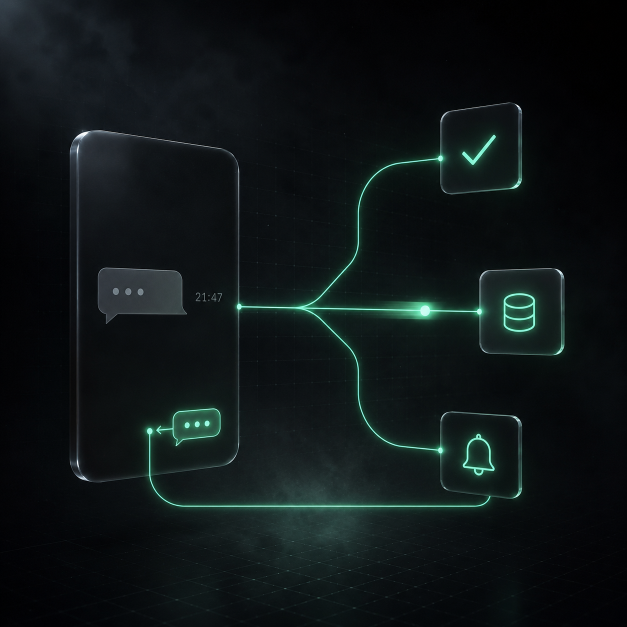
#> input picture tools/prompts-ads/renders/automatizaciones.png, 1254 x 1254 px (shown at 1/2 size)
$ python componer.py
#> lines starting #> are read from the running program, lines starting #| are printed output that depends on the picture
# -*- coding: utf-8 -*-
"""
Compone los creativos de Meta a partir de los renders generados.

POR QUÉ ESTE SCRIPT Y NO PEDIRLE EL TEXTO AL GENERADOR DE IMÁGENES
Los modelos de imagen manglean tildes y eñes, y un anuncio que dice
"cotizadór" cuesta más credibilidad de lo que aporta el titular. Acá el texto
lo dibuja Pillow con el TTF real de Inter, así que "¿Perdés" y "operación"
salen perfectos siempre.

EL SCRIM
Los renders son full-bleed y densos: texto blanco encima queda ilegible,
sobre todo en ia-aplicada (pila de papel gris claro que llega al borde) y
dashboards (la planilla ocupa arriba a la izquierda). Cada creativo declara
su propia altura y opacidad de scrim — un degradado que oscurece SOLO la
banda del texto y deja el resto del render intacto.

SALIDAS
Por cada escena, dos archivos en creativos/:
  <slug>-1080x1080.png   feed de Facebook e Instagram
  <slug>-1080x1920.png   Stories y Reels
El 9:16 no recorta el cuadrado: lo apoya sobre lienzo negro y funde los
bordes, así la composición del render se conserva entera y quedan zonas
limpias arriba (titular) y abajo (CTA).

USO
  python tools/prompts-ads/componer.py
"""

from PIL import Image, ImageDraw, ImageFont
from pathlib import Path
import glob
import sys

BASE = Path(__file__).resolve().parent
RENDERS = BASE / "renders"
SALIDA = BASE / "creativos"
FUENTES = BASE.parent.parent / "includes/dompdf/vendor/dompdf/dompdf/lib/fonts"

# --- Tokens de css/tokens.css. No inventar valores acá. ---
BG = (10, 10, 11)            # --bg          #0A0A0B
INK = (245, 246, 247)        # --ink         #F5F6F7
MINT = (44, 229, 139)        # --green       #2CE58B
INK_ON_ACCENT = (5, 19, 11)  # --ink-on-accent #05130B

TRACKING_EM = -0.022         # --tracking-tight

MARGEN = 72                  # margen seguro lateral


def fuente(patron, tam):
    """Los TTF de dompdf llevan un hash en el nombre, así que hay que buscarlos."""
    hits = sorted(glob.glob(str(FUENTES / patron)))
    if not hits:
        sys.exit(
            "No encontré la fuente %s en %s.\n"
            "Son los TTF que cachea dompdf; si borraste esa carpeta, generá un\n"
            "PDF del cotizador para que las vuelva a bajar." % (patron, FUENTES)
        )
    return ImageFont.truetype(hits[0], tam)


# [33 lines left out: functions ancho_con_tracking, texto_con_tracking, envolver, not called in this run]


def scrim(img, alto, opacidad_max, desde="top"):
    """
    Degradado de #0A0A0B sobre la banda del texto. Se construye como máscara
    de 1px de ancho y se escala: mucho más rápido que dibujar línea por línea.
    """
    w, h = img.size
    mascara = Image.new("L", (1, alto))
    for y in range(alto):
        t = y / max(alto - 1, 1)
        if desde == "top":
            a = (1 - t) ** 1.6          # opaco arriba, transparente abajo
        else:
            a = t ** 1.6                # al revés
        mascara.putpixel((0, y), int(opacidad_max * 255 * a))
    mascara = mascara.resize((w, alto))

    capa = Image.new("RGB", (w, alto), BG)
    caja = (0, 0, w, alto) if desde == "top" else (0, h - alto, w, h)
    region = img.crop(caja)
    img.paste(Image.composite(capa, region, mascara), caja)


# [27 lines left out: functions fundir_bordes, pill, not called in this run]


# --- Los 5 creativos ---------------------------------------------------------
# scrim_1x1 / scrim_9x16: (alto_px, opacidad). Tuneado por render según cuánto
# ruido claro tiene arriba. ia-aplicada y dashboards necesitan más.
CREATIVOS = [
    {
        "slug": "automatizaciones",
        "render": "automatizaciones.png",
        "titular": "¿Perdés leads porque nadie contesta el WhatsApp?",
        "cta": "Sabé el precio en 2 minutos",
        "scrim_1x1": (470, 0.88),
        "scrim_9x16": (150, 0.55),
    },
    {
        "slug": "web-comercial",
        "render": "web-comercial.png",
        "titular": "¿Tu web recibe visitas pero no te llegan consultas?",
        "cta": "Sabé el precio en 2 minutos",
        "scrim_1x1": (480, 0.90),
        "scrim_9x16": (150, 0.55),
    },
    {
        "slug": "dashboards",
        "render": "dashboards.png",
        # La planilla gris ocupa arriba a la izquierda: scrim más opaco.
        "titular": "¿Tu operación vive en planillas que entiende una sola persona?",
        "cta": "Sabé el precio en 2 minutos",
        "scrim_1x1": (560, 0.94),
        "scrim_9x16": (170, 0.60),
    },
    {
        "slug": "ia-aplicada",
        "render": "ia-aplicada.png",
        # La pila de papel gris claro llega al borde superior: el scrim más
        # fuerte de los cinco, o el texto no se lee.
        "titular": "¿Tu equipo pierde horas clasificando y copiando información?",
        "cta": "Sabé el precio en 2 minutos",
        "scrim_1x1": (580, 0.96),
        "scrim_9x16": (180, 0.62),
    },
    {
        "slug": "cotizador",
        "render": "cotizador.png",
        # Acá el titular ES la oferta, no el dolor.
        "titular": "Sabé cuánto sale tu proyecto en 2 minutos",
        "cta": "Ver el precio, sin llamada",
        "scrim_1x1": (450, 0.86),
        "scrim_9x16": (150, 0.55),
    },
]


def componer_1x1(c):
    L = 1080
    img = Image.open(RENDERS / c["render"]).convert("RGB").resize((L, L), Image.LANCZOS)
    alto_scrim, op = c["scrim_1x1"]
    scrim(img, alto_scrim, op, "top")

    draw = ImageDraw.Draw(img)
    tam = 68
    f_tit = fuente("inter_bold_*.ttf", tam)
    f_cta = fuente("inter_600_*.ttf", 34)
    tr = TRACKING_EM * tam

    lineas = envolver(draw, c["titular"], f_tit, tr, L - MARGEN * 2)
    interlinea = int(tam * 1.18)          # --lh-snug 1.2
    y = 92
    for ln in lineas:
        texto_con_tracking(draw, (MARGEN, y), ln, f_tit, INK, tr)
        y += interlinea

    # Regla mint: ancla el bloque de texto al sistema visual del render.
    y += 16
    draw.rounded_rectangle([MARGEN, y, MARGEN + 96, y + 6], radius=3, fill=MINT)

    pill(draw, MARGEN, L - 72 - 96, c["cta"], f_cta, TRACKING_EM * 34)
    return img


# [29 lines left out: function componer_9x16, not called in this run]


def main():
    if not RENDERS.is_dir():
        sys.exit("No existe %s" % RENDERS)
    SALIDA.mkdir(parents=True, exist_ok=True)

    for c in CREATIVOS:
        origen = RENDERS / c["render"]
        if not origen.exists():
            print("  falta %s — salteado" % c["render"])
            continue
        for etiqueta, fn in (("1080x1080", componer_1x1), ("1080x1920", componer_9x16)):
            destino = SALIDA / ("%s-%s.png" % (c["slug"], etiqueta))
            fn(c).save(destino, "PNG", optimize=True)
            print("  %s  (%.0f KB)" % (destino.name, destino.stat().st_size / 1024))
#> this loop made 1 pass
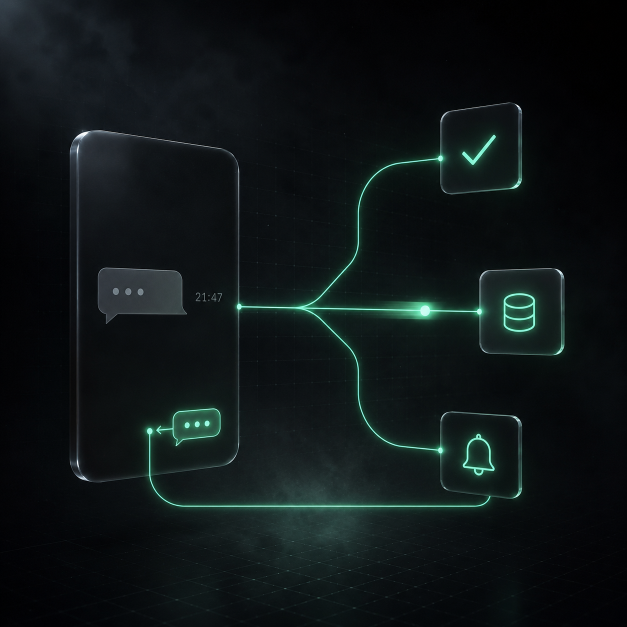
#> input picture tools/prompts-ads/renders/automatizaciones.png, 1254 x 1254 px (shown at 1/2 size)
#> pass 1, in scrim, `mascara = mascara.resize((w, alto))`:
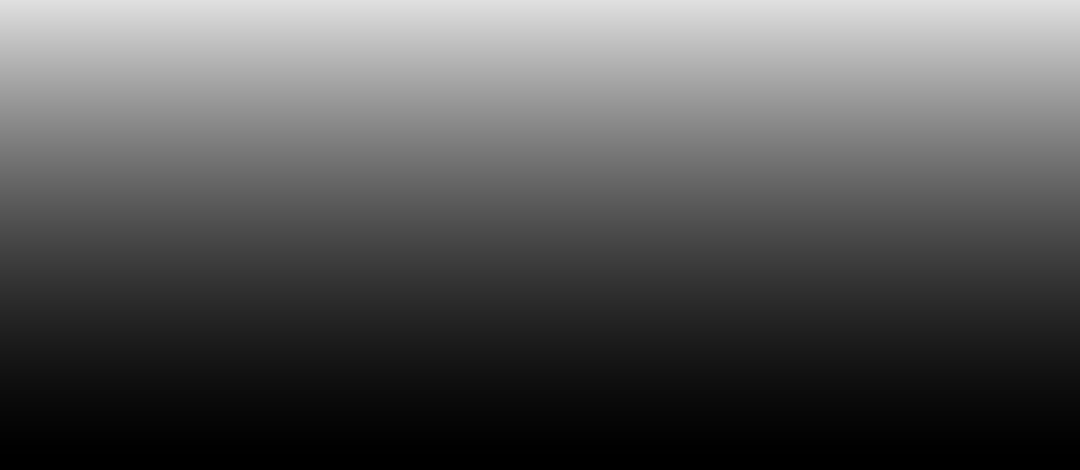
#> mascara: PIL image 1080x470 L; min 0, max 224, mean 85.9
#> pass 1, in scrim, `region = img.crop(caja)`:
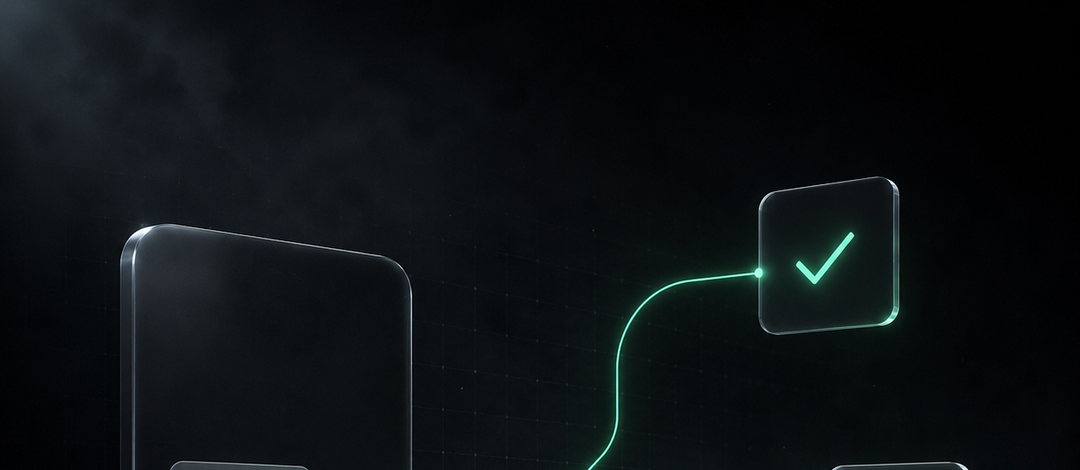
#> region: PIL image 1080x470 RGB; mean R, G, B 12.1, 16.3, 18.5


if __name__ == "__main__":
#> (the run stopped early here; a loop or call above may not have finished)
